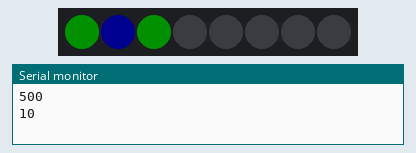
This sketch was run on a simulated Arduino Uno, built with avr-gcc and run on an emulated ATmega328P. Shown: 8 RGB LEDs in strip order, left to right, the last lines printed to the serial monitor. Dim RGB values are drawn brighter than linear.

Above: at 0.15 s.
At 3.9 s:
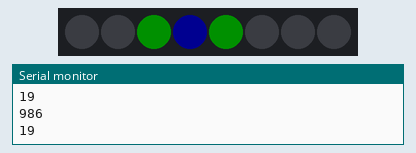
At 9.58 s:
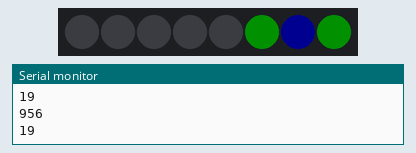
At 19.41 s:
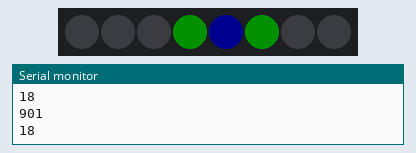
At 27.33 s:
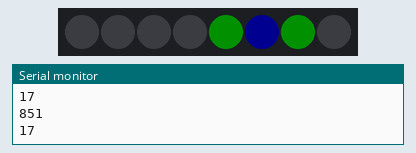
At 38.04 s:
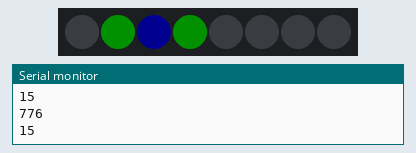
Timing chart, 0 to 40.0 s (numbered marks = the images above):
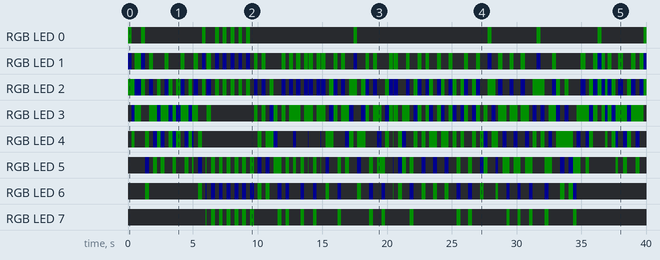

Measured:
- by itself, RGB LED 6: off → RGB(0, 16, 0) at 1.3 s, → off 0.30 s later, → RGB(0, 16, 0) 3.8 s later, → off 0.30 s later, … (73 changes in this stretch)
- by itself, RGB LED 0: off → RGB(0, 16, 0) at 0.00 s, → off 0.30 s later, → RGB(0, 16, 0) 0.74 s later, → off 0.30 s later, … (25 changes in this stretch)
- what the display in image 5 shows lasts 0.4 s, from 37.8 s to 38.2 s

The sketch:

ArduinoWheelLights-EX03.ino
```cpp
#include <Adafruit_NeoPixel.h>
#include "figure.h"

#define PIN 6
#define LED_NUMBER 8

// Parameter 1 = number of pixels in strip
// Parameter 2 = pin number (most are valid)
// Parameter 3 = pixel type flags, add together as needed:
//   NEO_KHZ800  800 KHz bitstream (most NeoPixel products w/WS2812 LEDs)
//   NEO_KHZ400  400 KHz (classic 'v1' (not v2) FLORA pixels, WS2811 drivers)
//   NEO_GRB     Pixels are wired for GRB bitstream (most NeoPixel products)
//   NEO_RGB     Pixels are wired for RGB bitstream (v1 FLORA pixels, not v2)
Adafruit_NeoPixel strip = Adafruit_NeoPixel(LED_NUMBER, PIN, NEO_GRB + NEO_KHZ800);

byte figurePosition = 0;
byte cOff[3] = {0, 0, 0};
int timeInBetween = 500;
int nextInterval = 1000;

void setup() {
  Serial.begin(9600);
  strip.begin();
  strip.setBrightness(16);
  strip.show(); // Initialize all pixels to 'off'
}

void loop() {
  short delayTime = timeInBetween / FIGURE_SIZE;
  Serial.println(timeInBetween);
  Serial.println(delayTime);
  timeInBetween = 0;

  figurePosition = 0;
  while (figurePosition < FIGURE_SIZE) {
    for (int i = 0; i < LED_NUMBER; i++)
      setStripColor(i, FIGURE[figurePosition][i]);
    strip.show();
    figurePosition++;
    if (wait(delayTime)) break; // BREAK THE WHILE LOOP
  }
  if (!wait(1000)) // wait a full second
  {
    while (false)// readDigital == true
    {
      delay(1);
    }
  }
}

void setStripColor(int n, byte color[3])
{
  strip.setPixelColor(n, color[0], color[1], color[2]);
}

boolean wait(int delayTime)
{
  while (delayTime > 0)
  {
    delayTime--;
    timeInBetween++;
    delay(1);
    if (timeInBetween > nextInterval) // readDigital == true
    {
      nextInterval -= 5;
      return true;
    }
  }
  return false;
}
```

Source omitted: figure.h (data table, 4976 bytes)
